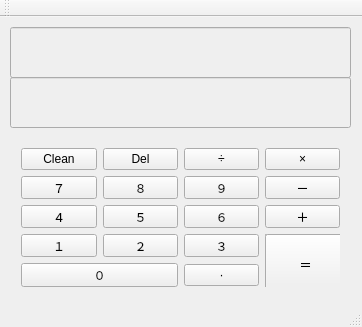
<?xml version="1.0" encoding="UTF-8"?>
<ui version="4.0">
 <class>MainWindow</class>
 <widget class="QMainWindow" name="MainWindow">
  <property name="geometry">
   <rect>
    <x>0</x>
    <y>0</y>
    <width>362</width>
    <height>327</height>
   </rect>
  </property>
  <property name="windowTitle">
   <string>MainWindow</string>
  </property>
  <widget class="QWidget" name="centralWidget">
   <widget class="QLineEdit" name="lineEditResult">
    <property name="enabled">
     <bool>false</bool>
    </property>
    <property name="geometry">
     <rect>
      <x>10</x>
      <y>60</y>
      <width>341</width>
      <height>51</height>
     </rect>
    </property>
    <property name="font">
     <font>
      <pointsize>19</pointsize>
     </font>
    </property>
    <property name="alignment">
     <set>Qt::AlignRight|Qt::AlignTrailing|Qt::AlignVCenter</set>
    </property>
   </widget>
   <widget class="QWidget" name="gridLayoutWidget">
    <property name="geometry">
     <rect>
      <x>10</x>
      <y>120</y>
      <width>341</width>
      <height>161</height>
     </rect>
    </property>
    <layout class="QGridLayout" name="gridLayout">
     <item row="1" column="2">
      <widget class="QPushButton" name="pushButton9">
       <property name="text">
        <string>９</string>
       </property>
      </widget>
     </item>
     <item row="1" column="3">
      <widget class="QPushButton" name="pushButtonMinus">
       <property name="text">
        <string>－</string>
       </property>
      </widget>
     </item>
     <item row="3" column="2">
      <widget class="QPushButton" name="pushButton3">
       <property name="text">
        <string>３</string>
       </property>
      </widget>
     </item>
     <item row="4" column="0" colspan="2">
      <widget class="QPushButton" name="pushButton0">
       <property name="text">
        <string>０</string>
       </property>
      </widget>
     </item>
     <item row="4" column="2">
      <widget class="QPushButton" name="pushButtonDot">
       <property name="text">
        <string>·</string>
       </property>
      </widget>
     </item>
     <item row="3" column="0">
      <widget class="QPushButton" name="pushButton1">
       <property name="text">
        <string>１</string>
       </property>
      </widget>
     </item>
     <item row="3" column="1">
      <widget class="QPushButton" name="pushButton2">
       <property name="text">
        <string>２</string>
       </property>
      </widget>
     </item>
     <item row="0" column="1">
      <widget class="QPushButton" name="pushButtonBackspace">
       <property name="text">
        <string>Del</string>
       </property>
      </widget>
     </item>
     <item row="0" column="2">
      <widget class="QPushButton" name="pushButtonDivide">
       <property name="text">
        <string>÷</string>
       </property>
      </widget>
     </item>
     <item row="0" column="3">
      <widget class="QPushButton" name="pushButtonMultiple">
       <property name="text">
        <string>×</string>
       </property>
      </widget>
     </item>
     <item row="0" column="0">
      <widget class="QPushButton" name="pushButtonC">
       <property name="text">
        <string>Clean</string>
       </property>
      </widget>
     </item>
     <item row="1" column="0">
      <widget class="QPushButton" name="pushButton7">
       <property name="text">
        <string>７</string>
       </property>
      </widget>
     </item>
     <item row="1" column="1">
      <widget class="QPushButton" name="pushButton8">
       <property name="text">
        <string>８</string>
       </property>
      </widget>
     </item>
     <item row="2" column="1">
      <widget class="QPushButton" name="pushButton5">
       <property name="text">
        <string>５</string>
       </property>
      </widget>
     </item>
     <item row="2" column="2">
      <widget class="QPushButton" name="pushButton6">
       <property name="text">
        <string>６</string>
       </property>
      </widget>
     </item>
     <item row="2" column="3">
      <widget class="QPushButton" name="pushButtonPlus">
       <property name="text">
        <string>＋</string>
       </property>
      </widget>
     </item>
     <item row="2" column="0">
      <widget class="QPushButton" name="pushButton4">
       <property name="text">
        <string>４</string>
       </property>
      </widget>
     </item>
     <item row="3" column="3" rowspan="2">
      <widget class="QFrame" name="frame_2">
       <property name="frameShape">
        <enum>QFrame::StyledPanel</enum>
       </property>
       <property name="frameShadow">
        <enum>QFrame::Raised</enum>
       </property>
       <widget class="QPushButton" name="pushButtonEqual">
        <property name="geometry">
         <rect>
          <x>0</x>
          <y>0</y>
          <width>81</width>
          <height>61</height>
         </rect>
        </property>
        <property name="text">
         <string>＝</string>
        </property>
       </widget>
      </widget>
     </item>
    </layout>
   </widget>
   <widget class="QLineEdit" name="lineEditString">
    <property name="enabled">
     <bool>false</bool>
    </property>
    <property name="geometry">
     <rect>
      <x>10</x>
      <y>10</y>
      <width>341</width>
      <height>51</height>
     </rect>
    </property>
    <property name="font">
     <font>
      <pointsize>15</pointsize>
     </font>
    </property>
    <property name="alignment">
     <set>Qt::AlignRight|Qt::AlignTrailing|Qt::AlignVCenter</set>
    </property>
   </widget>
  </widget>
  <widget class="QToolBar" name="mainToolBar">
   <attribute name="toolBarArea">
    <enum>TopToolBarArea</enum>
   </attribute>
   <attribute name="toolBarBreak">
    <bool>false</bool>
   </attribute>
  </widget>
  <widget class="QStatusBar" name="statusBar"/>
 </widget>
 <layoutdefault spacing="6" margin="11"/>
 <resources/>
 <connections/>
</ui>
